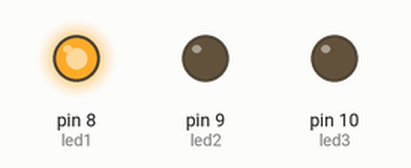
Recording of a sketch running on a simulated Arduino Uno, built with avr-gcc and run on an emulated ATmega328P. Shown: output pins drawn as LEDs (lit = HIGH).

Above: at 0.2 s.
At 1.2 s:
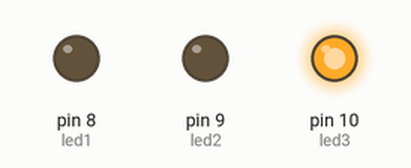
At 3.7 s:
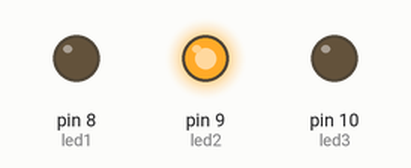
Timing chart, 0 to 4.6 s (numbered marks = the images above):
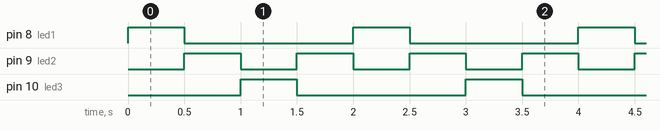

Measured:
- by itself, pin 8 (led1), pin 10 (led3): alternates HIGH for 0.50 s and LOW for 1.5 s
- by itself, pin 9 (led2): alternates HIGH for 0.50 s and LOW for 0.50 s
- by itself, everything shown: repeats every 2.0 s, in 4 steps

The sketch:

multiple_leds.ino
```cpp
int led1 = 8;
int led2 = 9;
int led3 = 10;
void setup() {
  pinMode(led1,OUTPUT);
  pinMode(led2,OUTPUT);
  pinMode(led3,OUTPUT);
}

void loop() {
  // first light on
  digitalWrite(led1,HIGH);
  digitalWrite(led2,LOW);
  digitalWrite(led3,LOW);
  delay(500);

  //second light on
  digitalWrite(led1,LOW);
  digitalWrite(led2,HIGH);
  digitalWrite(led3,LOW);
  delay(500);

  // third light on

  digitalWrite(led1,LOW);
  digitalWrite(led2,LOW);
  digitalWrite(led3,HIGH);
  delay(500);


   //second light on
  digitalWrite(led1,LOW);
  digitalWrite(led2,HIGH);
  digitalWrite(led3,LOW);
  delay(500);

}
```
